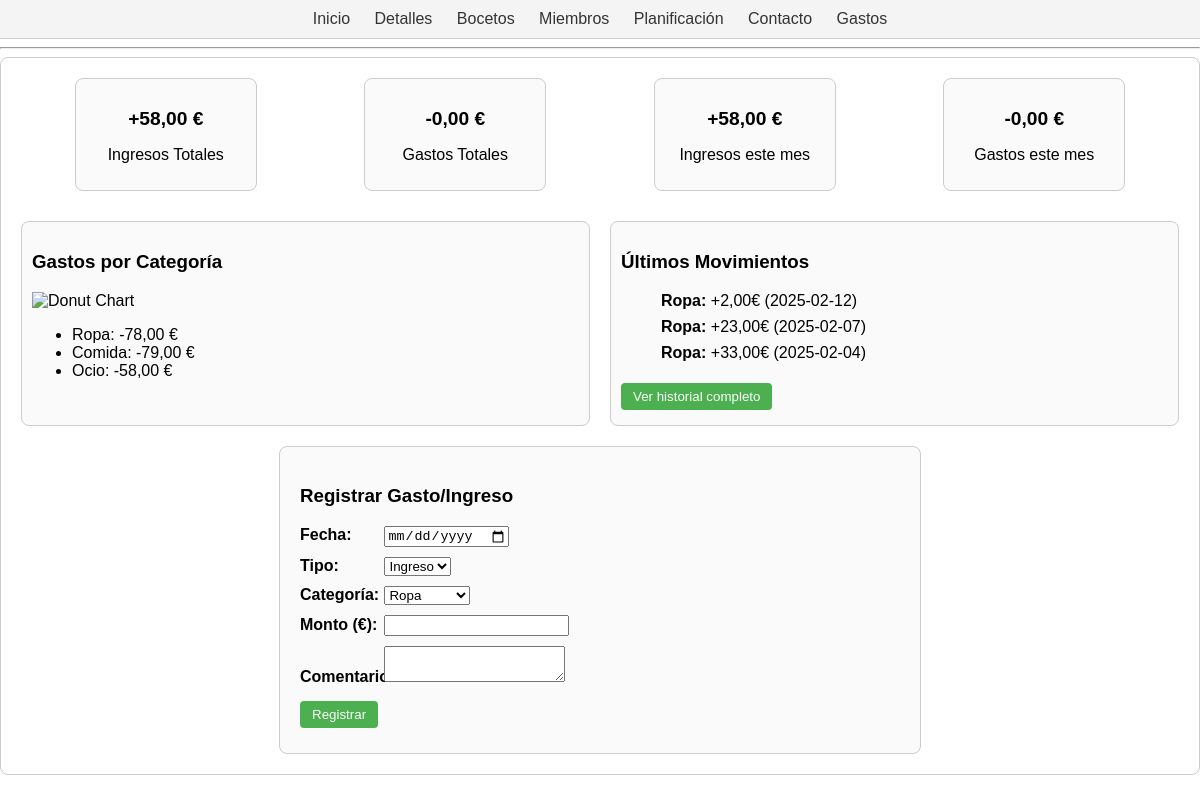
Page /views/gastos.php on the committed database.
### tables this page shows
CREATE TABLE `gastos` (
  `id` int(11) NOT NULL,
  `usuario_id` int(11) NOT NULL,
  `categoria` varchar(50) NOT NULL,
  `monto` decimal(10,2) NOT NULL,
  `fecha` date NOT NULL,
  `comentario` text DEFAULT NULL
);

### views/gastos.php (the view, shortened to what this page needs)
<?php
require '../includes/header.php';
require '../includes/nav.php';
require_once '../config.php';
$user_id = 1;
$sqlIngresosTotales = "
  SELECT IFNULL(SUM(monto), 0) AS total_ingresos
  FROM gastos
  WHERE usuario_id = ? AND monto > 0
";
$stmt = $conn->prepare($sqlIngresosTotales);
$stmt->bind_param("i", $user_id);
$stmt->execute();
$res = $stmt->get_result();
$row = $res->fetch_assoc();
$ingresosTotales = $row['total_ingresos'];
$sqlGastosTotales = "
  SELECT IFNULL(SUM(ABS(monto)), 0) AS total_gastos
  FROM gastos
  WHERE usuario_id = ? AND monto < 0
";
$stmt = $conn->prepare($sqlGastosTotales);
$stmt->bind_param("i", $user_id);
$stmt->execute();
$res = $stmt->get_result();
$row = $res->fetch_assoc();
$gastosTotales = $row['total_gastos'];
$sqlIngresosMes = "
  SELECT IFNULL(SUM(monto), 0) AS ingresos_mes
  FROM gastos
  WHERE usuario_id = ?
    AND monto > 0
    AND MONTH(fecha) = MONTH(CURDATE())
    AND YEAR(fecha) = YEAR(CURDATE())
";
$stmt = $conn->prepare($sqlIngresosMes);
$stmt->bind_param("i", $user_id);
$stmt->execute();
$res = $stmt->get_result();
$row = $res->fetch_assoc();
$ingresosMes = $row['ingresos_mes'];
$sqlGastosMes = "
  SELECT IFNULL(SUM(ABS(monto)), 0) AS gastos_mes
  FROM gastos
  WHERE usuario_id = ?
    AND monto < 0
    AND MONTH(fecha) = MONTH(CURDATE())
    AND YEAR(fecha) = YEAR(CURDATE())
";
$stmt = $conn->prepare($sqlGastosMes);
$stmt->bind_param("i", $user_id);
$stmt->execute();
$res = $stmt->get_result();
$row = $res->fetch_assoc();
$gastosMes = $row['gastos_mes'];
$sqlUltimosMov = "
  SELECT categoria, monto, fecha, comentario
  FROM gastos
  WHERE usuario_id = ?
  ORDER BY fecha DESC, id DESC
  LIMIT 5
";
$stmt = $conn->prepare($sqlUltimosMov);
$stmt->bind_param("i", $user_id);
$stmt->execute();
$ultimos = $stmt->get_result();
?>
<!DOCTYPE html>
<html lang="es">
<head>
  <link rel="stylesheet" href="../css/style.css">
</head>
<body>
  <div class="container-f1">
    <div class="summary">
      <div class="box ingreso-total">
        <p class="cantidad">+<?php echo number_format($ingresosTotales, 2, ',', '.'); ?> €</p>
        <p class="etiqueta">Ingresos Totales</p>
      </div>
      <div class="box gasto-total">
        <p class="cantidad">-<?php echo number_format($gastosTotales, 2, ',', '.'); ?> €</p>
        <p class="etiqueta">Gastos Totales</p>
      </div>
      <div class="box ingreso-mes">
        <p class="cantidad">+<?php echo number_format($ingresosMes, 2, ',', '.'); ?> €</p>
        <p class="etiqueta">Ingresos este mes</p>
      </div>
      <div class="box gasto-mes">
        <p class="cantidad">-<?php echo number_format($gastosMes, 2, ',', '.'); ?> €</p>
        <p class="etiqueta">Gastos este mes</p>
      </div>
    </div>
    <div class="main-content">
      <div class="chart-section">
        <h3>Gastos por Categoría</h3>
        <div class="chart-placeholder">
          <img src="../img/donut-chart.png" alt="Donut Chart" width="200">
        </div>
        <ul class="lista-categorias">
          <li>Ropa: -78,00 €</li>
          <li>Comida: -79,00 €</li>
          <li>Ocio: -58,00 €</li>
        </ul>
      </div>
      <div class="last-movements">
        <h3>Últimos Movimientos</h3>
        <ul>
          <?php while ($mov = $ultimos->fetch_assoc()): ?>
            <li>
              <?php
              $simbolo = ($mov['monto'] < 0) ? '-' : '+';
              $montoAbs = abs($mov['monto']);
              ?>
              <strong><?php echo $mov['categoria']; ?>:</strong>
              <?php echo $simbolo . number_format($montoAbs, 2, ',', '.'); ?>€
              (<?php echo $mov['fecha']; ?>)
            </li>
          <?php endwhile; ?>
        </ul>
        <button onclick="location.href='../views/historial_gastos.php'">
          Ver historial completo
        </button>
      </div>
    </div>
    <div class="form-section">
      <h3>Registrar Gasto/Ingreso</h3>
      <form action="../controllers/procesar_gasto.php" method="POST">
        <div>
          <label for="fecha">Fecha:</label>
          <input type="date" name="fecha" required>
        </div>
        <div>
          <label for="tipo">Tipo:</label>
          <select name="tipo" required>
            <option value="Ingreso">Ingreso</option>
          </select>
        </div>
        <div>
          <label for="categoria">Categoría:</label>
          <select name="categoria" required>
            <option value="Ropa">Ropa</option>
          </select>
        </div>
        <div>
          <label for="monto">Monto (€):</label>
          <input type="number" name="monto" step="0.01" required>
        </div>
        <div>
          <label for="comentario">Comentario:</label>
          <textarea name="comentario"></textarea>
        </div>
        <button type="submit">Registrar</button>
      </form>
    </div>
  </div>
</body>
</html>

### css/style.css (style rules this page uses)
body { font-family: Arial, sans-serif; margin: 0; padding: 0; }
.container-f1 { max-width: 1200px; margin: 0 auto; display: grid; grid-template-columns: 1fr; grid-template-rows: auto auto auto; row-gap: 20px; padding: 20px; background-color: #fff; border: 1px solid #ccc; border-radius: 8px; }
.summary { display: flex; justify-content: space-around; margin-bottom: 10px; }
.summary .box { background-color: #fafafa; width: 160px; padding: 10px; text-align: center; border: 1px solid #ccc; border-radius: 8px; }
.summary .cantidad { font-size: 1.2em; font-weight: bold; margin-bottom: 5px; }
.main-content { display: flex; justify-content: space-between; gap: 20px; }
.chart-section { flex: 1; background-color: #fafafa; border: 1px solid #ccc; border-radius: 8px; padding: 10px; }
.last-movements { flex: 1; background-color: #fafafa; border: 1px solid #ccc; border-radius: 8px; padding: 10px; }
.last-movements ul { list-style: none; margin-top: 10px; }
.last-movements li { margin-bottom: 8px; }
.form-section { background-color: #fafafa; border: 1px solid #ccc; border-radius: 8px; padding: 20px; width: 600px; margin: 0 auto; }
.form-section form>div { margin-bottom: 10px; }
.form-section label { display: inline-block; width: 80px; font-weight: bold; }
button { background-color: #4CAF50; color: white; border: none; padding: 6px 12px; margin: 5px 0; cursor: pointer; border-radius: 4px; }

### rows in the picture
gastos: categoria "Ropa", monto "+", monto "2,00", fecha "2025-02-12"
gastos: categoria "Ropa", monto "+", monto "23,00", fecha "2025-02-07"
gastos: categoria "Ropa", monto "+", monto "33,00", fecha "2025-02-04"

### other values in the picture
$ingresosTotales "58,00"
$gastosTotales "0,00"
$ingresosMes "58,00"
$gastosMes "0,00"
